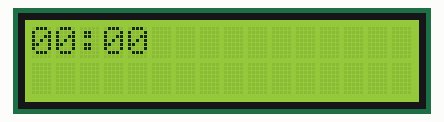
This sketch was run on a simulated Arduino Uno, built with avr-gcc and run on an emulated ATmega328P. Shown: 16×2 character LCD.

Above: at 0.1 s.
At 4.1 s:
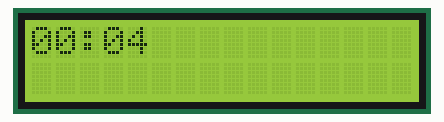
At 9.1 s:
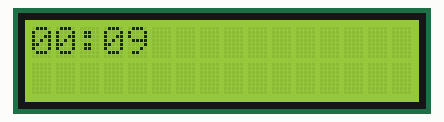
At 19.2 s:
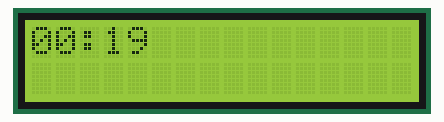
At 28.2 s:
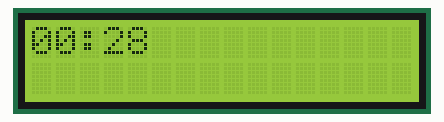
At 38.2 s:
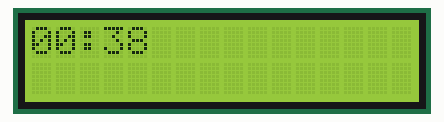

The sketch:

hello.ino
```cpp
#include <ISALiquidCrystal.h>
ISALiquidCrystal lcd;
int i = 0;
int mins = 0;
int sec = 0;
char out[6];
void setup() {
  lcd.begin();
  //lcd.print("hello, world!");

}

void loop() {
  sec = i % 60;
  mins = i / 60;
  lcd.clear();
  out[0]='0'+(mins/10);
  out[1]='0'+(mins%10);
  out[2]=':';
  out[3]='0'+(sec/10);
  out[4]='0'+(sec%10);
  out[5]='\0';
  lcd.print(out);
  i=i+1;
  delay(1000);
}
```

Measured:
- what the display in image 1 shows lasts 1.0 s, from 4.1 s to 5.1 s
